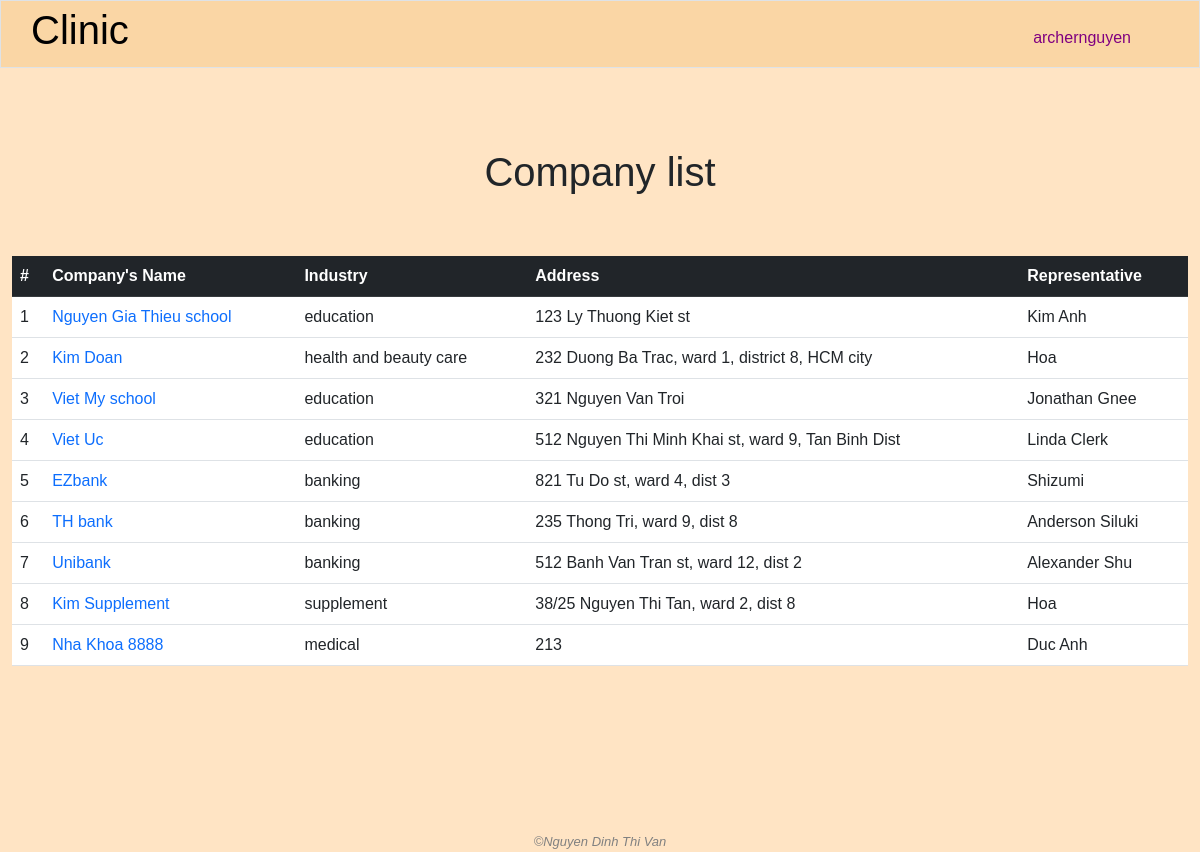
The app's page /companies (signed in) with its own data.
### clinic/models.py (models this page shows, shortened)
class User(AbstractUser):
    class Level(models.IntegerChoices):
        GUEST = 0
        LOW = 1
        MIDDLE = 2
        TOP = 3
    management_right_level = models.IntegerField(choices=Level.choices, blank=True, null=True)

class Company(models.Model):
    name = models.CharField(max_length=255)
    industry = models.CharField(max_length=255)
    address = models.TextField()
    email = models.CharField(max_length=255, blank=True, null=True)
    phone = models.CharField(max_length=255, blank=True, null=True)
    representative = models.ForeignKey('People', on_delete=models.SET_NULL, blank=True, null=True, related_name="companies")
    male_headcount = models.IntegerField()
    female_headcount = models.IntegerField()
    created_by = models.ForeignKey(User, on_delete=models.SET_NULL, blank=True, null=True, related_name="add_companies")
    modified_by = models.ForeignKey(User, on_delete=models.SET_NULL, blank=True, null=True, related_name="modified_companies")

class People(models.Model):
    name = models.CharField(max_length=255)
    position = models.TextField(blank=True)
    address = models.TextField(blank=True, null=True)
    email = models.CharField(max_length=255)
    phone = models.CharField(max_length=255)
    note = models.TextField(blank=True)
    created_by = models.ForeignKey(User, on_delete=models.SET_NULL, blank=True, null=True, related_name='add_people')
    modified_by = models.ForeignKey(User, on_delete=models.SET_NULL, blank=True, null=True, related_name='modified_person')

### clinic/views.py (the view)
# urls.py: path('companies', views.companies, name="companies"),
@login_required
def companies(request):
    if "read_company_info" not in user_right(request.user.management_right_level):
        request.session['nay_message'] = "You do not have the right to access this page"
        return HttpResponseRedirect(reverse('index'))
    companies = Company.objects.all()
    yay_message = request.session.get('yay_message', '')
    nay_message = request.session.get('nay_message', '')
    request.session['yay_message'] = ''
    request.session['nay_message'] = ''
    return render(request, "clinic/companies.html", {
        "companies": companies,
        "yay_message": yay_message,
        "nay_message": nay_message
    })

### clinic/templates/clinic/companies.html (shortened to what this page needs)
{% extends "clinic/layout.html" %}
{% load static %}
{% block main %}
    <h1 class="text-center page-title">Company list</h1>
    <div class="container-fluid">
        <table class="table table-hover">
            <thead class="table-dark">
                <tr>
                    <th>#</th>
                    <th class="text-column">Company's Name</th>
                    <th class="text-column">Industry</th>
                    <th class="text-column">Address</th>
                    <th class="text-column">Representative</th>
                </tr>
            </thead>
            <tbody>
                {% for company in companies %}
                    <tr>
                        <td>{{ forloop.counter }}</td>
                        <td class="text-column"><a class="no-underline" href="{% url 'company_detail' company_id=company.id %}">{{ company.name }}</a></td>
                        <td class="text-column">{{ company.industry }}</td>
                        <td class="text-column">{{ company.address }}</td>
                        <td class="text-column">{{ company.representative.name }}</td>
                    </tr>
                {% empty %}
                    No company
                {% endfor %}
            </tbody>
        </table>
    </div>
{% endblock %}

### clinic/templates/clinic/layout.html (shortened to what this page needs)
{% load static %}
<!DOCTYPE html>
<html lang="en">
    <head>
        <link rel="stylesheet" href="https://cdnjs.cloudflare.com/ajax/libs/font-awesome/4.7.0/css/font-awesome.min.css">
        <link rel="stylesheet" href="{% static 'clinic/bootstrap.css' %}">
        <link rel="stylesheet" href="{% static 'clinic/styles.css' %}">
    </head>
    <body>
        {% if user.is_authenticated %}
            <nav class="navbar navbar-expand-lg navbar-custom border" id="pc-nav">
                <a class="navbar-brand" href="{% url 'index' %}"><span><h1>Clinic</h1></span></a>
                <div class="collapse navbar-collapse" id="navbar">
                    <ul class="navbar-nav ms-auto mt-2">
                        <li class="nav-item">
                            <div class="dropdown">
                                <button class="nav-link active" style="color: purple;" type="button" id="dropdownMenuButton2" data-bs-toggle="dropdown" aria-expanded="false">
                                    {{ user.username }}
                                </button>
                            </div>
                        </li>
                    </ul>
                </div>
            </nav>
        {% endif %}
        <main>{% block main %}{% endblock %}</main>
        <footer class="text-center">
            &#169;Nguyen Dinh Thi Van
        </footer>
    </body>
</html>

### clinic/static/clinic/styles.css (style rules this page uses)
body { font-family: sans-serif; }
body { color: auto; background-color: bisque; }
main { min-height: 40vh; }
footer { margin-top: 150px; font-family: sans-serif; font-size: 13px; font-style: italic; color: grey; }
.navbar-custom { padding: 0 60px 0 30px; background: #FAD6A5; margin-bottom: 30px; }
.page-title { margin-bottom: 1.5em; }
.container-fluid { display: flex; justify-content: center; align-items: center; }
td { padding: .5em; color: orange; }
.no-underline { text-decoration: none; }
.text-column { text-align: start; }

### records on screen
User: username "archernguyen"
Company: name "Nguyen Gia Thieu school", industry "education", address "123 Ly Thuong Kiet st", representative.name "Kim Anh"
Company: name "Kim Doan", industry "health and beauty care", address "232 Duong Ba Trac, ward 1, district 8, HCM city", representative.name "Hoa"
Company: name "Viet My school", industry "education", address "321 Nguyen Van Troi", representative.name "Jonathan Gnee"
Company: name "Viet Uc", industry "education", address "512 Nguyen Thi Minh Khai st, ward 9, Tan Binh Dist", representative.name "Linda Clerk"
Company: name "EZbank", industry "banking", address "821 Tu Do st, ward 4, dist 3", representative.name "Shizumi"
Company: name "TH bank", industry "banking", address "235 Thong Tri, ward 9, dist 8", representative.name "Anderson Siluki"
Company: name "Unibank", industry "banking", address "512 Banh Van Tran st, ward 12, dist 2", representative.name "Alexander Shu"
Company: name "Kim Supplement", industry "supplement", address "38/25 Nguyen Thi Tan, ward 2, dist 8", representative.name "Hoa"
Company: name "Nha Khoa 8888", industry "medical", address "213", representative.name "Duc Anh"
